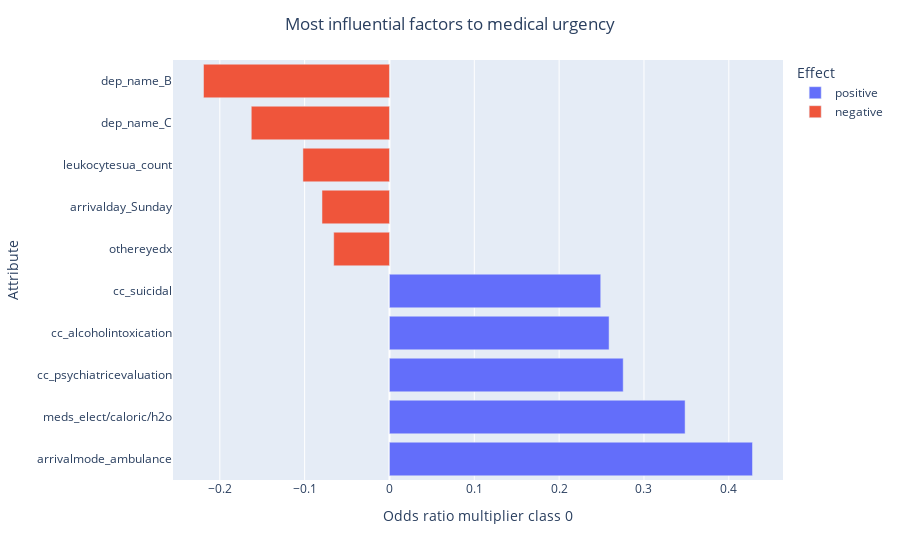

The cell this chart's notebook holds for it:
### Markdown cell above
Now that we have the dataframe of influential factors as desired, we are ready to plot the factors in a bar chart.

### Code cell
# plotting the bar chart
fig = px.bar(most_inf, x='Odds ratio multiplier class 0', y='Attribute', orientation='h', color='Effect')
fig.update_layout(title_text='Most influential factors in predicting medical urgency', title_x=0.5)
fig.show()

### Figure 1 — Plotly figure (JSON) as saved in the notebook; plotly's stock layout.template omitted (floating-point values rounded to 4 significant figures)
{"data": [{"alignmentgroup": "True", "hovertemplate": "Effect=positive<br>Odds ratio multiplier class 0=%{x}<br>Attribute=%{y}<extra></extra>", "legendgroup": "positive", "marker": {"color": "#636efa"}, "name": "positive", "offsetgroup": "positive", "orientation": "h", "showlegend": true, "textposition": "auto", "type": "bar", "x": [0.4279, 0.3485, 0.2755, 0.2589, 0.249], "xaxis": "x", "y": ["arrivalmode_ambulance", "meds_elect/caloric/h2o", "cc_psychiatricevaluation", "cc_alcoholintoxication", "cc_suicidal"], "yaxis": "y"}, {"alignmentgroup": "True", "hovertemplate": "Effect=negative<br>Odds ratio multiplier class 0=%{x}<br>Attribute=%{y}<extra></extra>", "legendgroup": "negative", "marker": {"color": "#EF553B"}, "name": "negative", "offsetgroup": "negative", "orientation": "h", "showlegend": true, "textposition": "auto", "type": "bar", "x": [-0.06574, -0.07956, -0.102, -0.1629, -0.2192], "xaxis": "x", "y": ["othereyedx", "arrivalday_Sunday", "leukocytesua_count", "dep_name_C", "dep_name_B"], "yaxis": "y"}], "layout": {"barmode": "relative", "legend": {"title": {"text": "Effect"}, "tracegroupgap": 0}, "margin": {"t": 60}, "title": {"text": "Most influential factors to medical urgency", "x": 0.5}, "xaxis": {"anchor": "y", "domain": [0, 1], "title": {"text": "Odds ratio multiplier class 0"}}, "yaxis": {"anchor": "x", "domain": [0, 1], "title": {"text": "Attribute"}}}}
